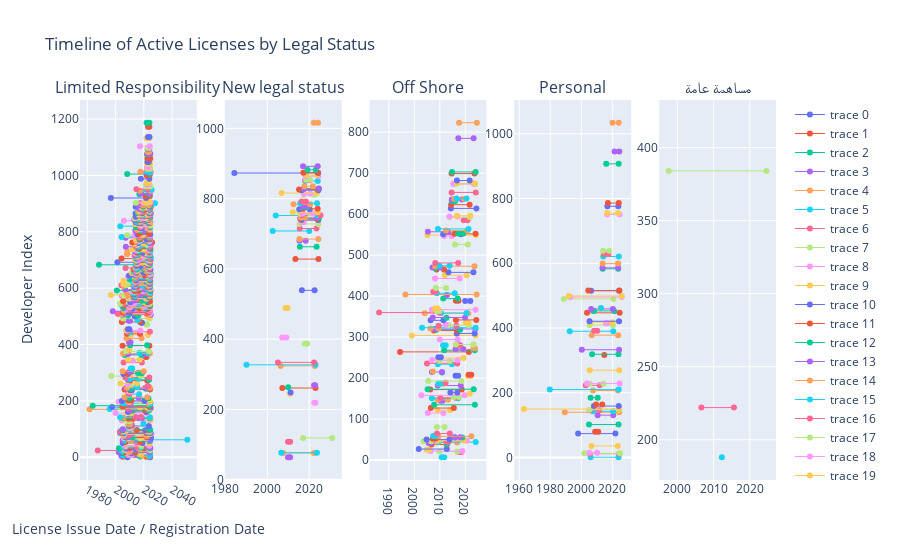

The code cell stored with this chart in its notebook:
### Code cell
import pandas as pd
import plotly.graph_objects as go
from plotly.subplots import make_subplots

# Assuming the DataFrame is already loaded as 'developers'
# Uncomment below if you want to read the CSV file again
# developers = pd.read_csv('data/Developers.csv')

# Convert date columns to datetime format
developers['license_issue_date'] = pd.to_datetime(developers['license_issue_date'])
developers['license_expiry_date'] = pd.to_datetime(developers['license_expiry_date'])
developers['registration_date'] = pd.to_datetime(developers['registration_date'])

# Group by 'legal_status_en'
grouped = developers.groupby('legal_status_en')

# Create subplots
fig = make_subplots(rows=1, cols=len(grouped.groups), subplot_titles=list(grouped.groups.keys()))

# Loop through each group to add to subplot
for i, (name, group) in enumerate(grouped):
    for idx, row in group.iterrows():
        fig.add_trace(
            go.Scatter(x=[row['license_issue_date'], row['license_expiry_date']], y=[idx, idx],
                       mode='lines+markers+text',
                       hovertext=row['developer_name_en'],
                       line=dict(width=1)), 
            row=1, col=i+1
        )

# Update layout
fig.update_layout(
    title="Timeline of Active Licenses by Legal Status",
    xaxis_title="License Issue Date / Registration Date",
    yaxis_title="Developer Index"
)

fig.show()
